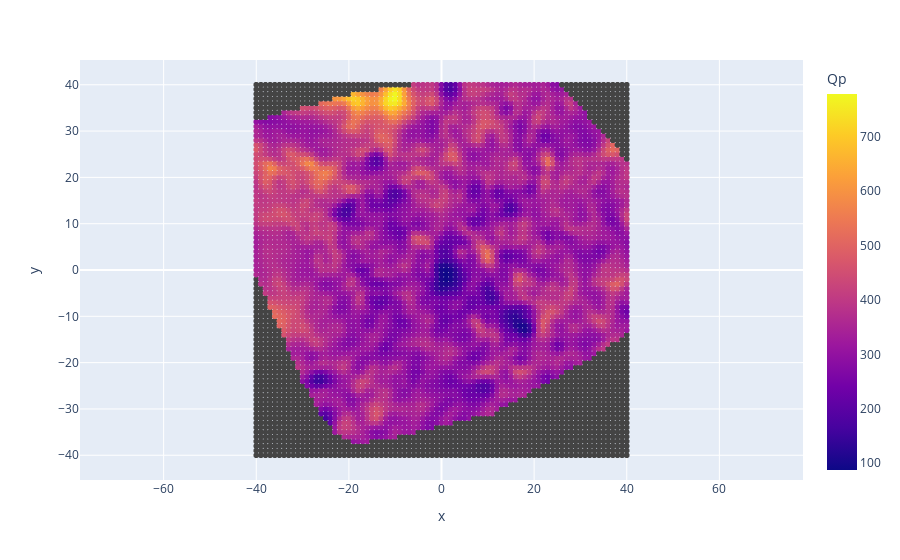

Here is the notebook cell this chart was saved with:
### Code cell
import plotly.express as px
fig = px.scatter(volcanic_data.data[volcanic_data.data['z'] ==-5], x='x', y='y',
              color='Qp')
fig.update_yaxes(
      scaleanchor="x",
      scaleratio=1,
)

fig.show()

### Figure 1 — Plotly figure (JSON) as saved in the notebook; plotly's stock layout.template omitted (floating-point values rounded to 4 significant figures; data arrays with more than 128 entries replaced by an {"elided": "..."} marker saying what was removed)
{"data": [{"hovertemplate": "x=%{x}<br>y=%{y}<br>Qp=%{marker.color}<extra></extra>", "legendgroup": "", "marker": {"color": {"elided": "6561 float values"}, "coloraxis": "coloraxis", "symbol": "circle"}, "mode": "markers", "name": "", "showlegend": false, "type": "scattergl", "x": {"elided": "6561 int values"}, "xaxis": "x", "y": {"elided": "6561 int values"}, "yaxis": "y"}], "layout": {"coloraxis": {"colorbar": {"title": {"text": "Qp"}}, "colorscale": [[0, "#0d0887"], [0.1111, "#46039f"], [0.2222, "#7201a8"], [0.3333, "#9c179e"], [0.4444, "#bd3786"], [0.5556, "#d8576b"], [0.6667, "#ed7953"], [0.7778, "#fb9f3a"], [0.8889, "#fdca26"], [1, "#f0f921"]]}, "legend": {"tracegroupgap": 0}, "margin": {"t": 60}, "xaxis": {"anchor": "y", "domain": [0, 1], "title": {"text": "x"}}, "yaxis": {"anchor": "x", "domain": [0, 1], "scaleanchor": "x", "scaleratio": 1, "title": {"text": "y"}}}}
